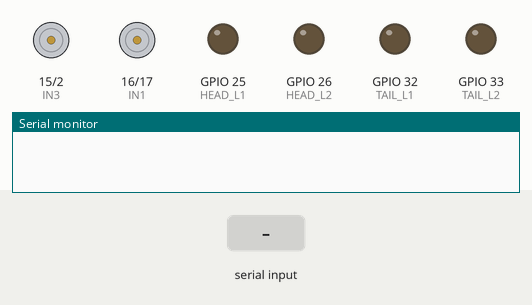
Recording of a sketch running on a simulated ESP32. On the bench: motor-driver pin pairs drawn as motors (green arrow = first pin HIGH = forward, orange = second pin HIGH = backward, longer = more drive), output pins drawn as LEDs (lit = HIGH), the last lines printed to the serial monitor. The inputs (shaded band) are chosen by the test bench. Nothing arrives over Bluetooth unless stated.

Above: at 1.2 s.
1.3 s: "U" received over the second serial link
At 1.8 s:
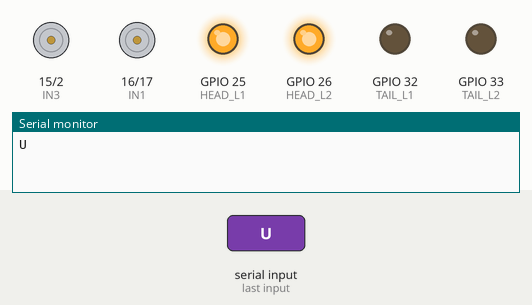
2.8 s: "W" received over the second serial link
At 4.0 s:
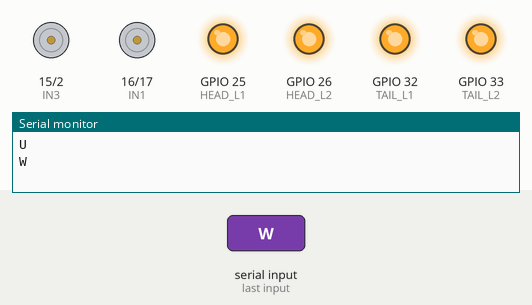
4.3 s: "u" received over the second serial link
At 5.2 s:
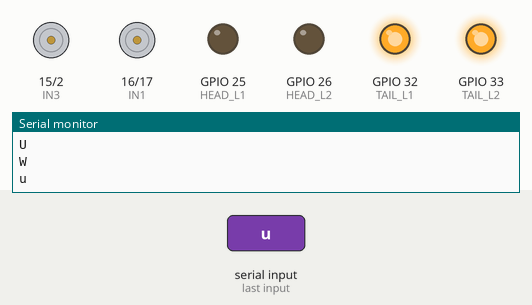
5.8 s: "F" received over the second serial link
At 6.4 s:
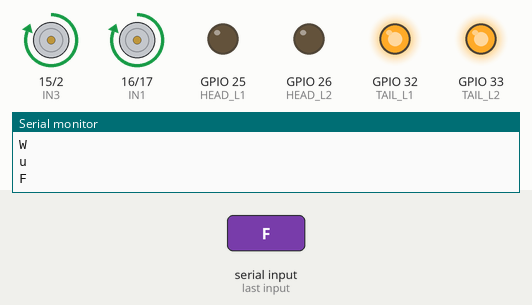
7.3 s: "w" received over the second serial link
At 8.5 s:
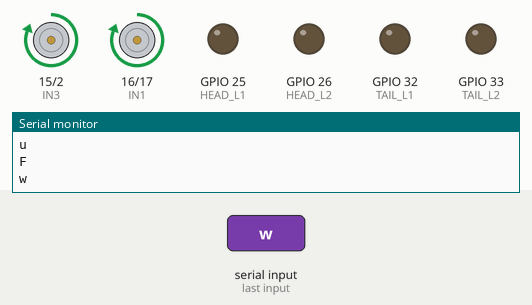
8.8 s: "B" received over the second serial link
At 9.9 s:
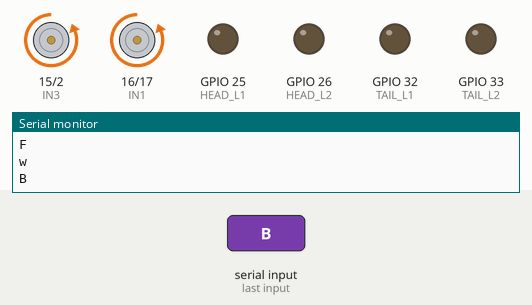
Timing chart, 0 to 11.3 s (numbered marks = the images above; inputs shaded):
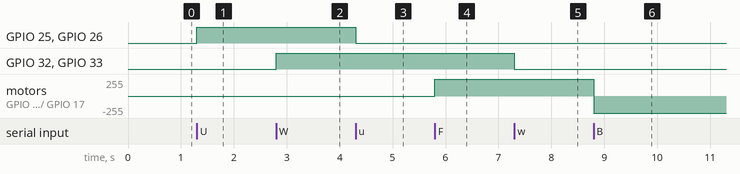

The sketch:

Alpha_ESP32_BT_Car.ino
```cpp
#include "BluetoothSerial.h"

// =====================
// Alpha ESP32 Car
// =====================

// Left Motor
int IN1 = 16;
int IN2 = 17;

// Right Motor
int IN3 = 15;
int IN4 = 2;

// Headlights
int HEAD_L1 = 25;
int HEAD_L2 = 26;

// Tail Lights (RENAMED — B1 is reserved!)
int TAIL_L1 = 32;
int TAIL_L2 = 33;

// Ultrasonic Pins (not used yet)
int trig = 12;
int echo = 14;

//Status LED
int NRF_ST = 35;
int ST_LED = 27;

BluetoothSerial SerialBT;
char SBT;

// =====================
// MOTOR FUNCTIONS
// =====================

void moveForward() {
  digitalWrite(IN1, HIGH);
  digitalWrite(IN2, LOW);
  digitalWrite(IN3, HIGH);
  digitalWrite(IN4, LOW);
}

void moveBackward() {
  digitalWrite(IN1, LOW);
  digitalWrite(IN2, HIGH);
  digitalWrite(IN3, LOW);
  digitalWrite(IN4, HIGH);
}

void turnLeft() {
  digitalWrite(IN1, LOW);
  digitalWrite(IN2, HIGH);
  digitalWrite(IN3, HIGH);
  digitalWrite(IN4, LOW);
}

void turnRight() {
  digitalWrite(IN1, HIGH);
  digitalWrite(IN2, LOW);
  digitalWrite(IN3, LOW);
  digitalWrite(IN4, HIGH);
}

void stopCar() {
  digitalWrite(IN1, LOW);
  digitalWrite(IN2, LOW);
  digitalWrite(IN3, LOW);
  digitalWrite(IN4, LOW);
}

// =====================
// LIGHT FUNCTIONS
// =====================

void headLightsOn() {
  digitalWrite(HEAD_L1, HIGH);
  digitalWrite(HEAD_L2, HIGH);
}

void headLightsOff() {
  digitalWrite(HEAD_L1, LOW);
  digitalWrite(HEAD_L2, LOW);
}

void tailLightsOn() {
  digitalWrite(TAIL_L1, HIGH);
  digitalWrite(TAIL_L2, HIGH);
}

void tailLightsOff() {
  digitalWrite(TAIL_L1, LOW);
  digitalWrite(TAIL_L2, LOW);
}

void lights(char data)
{
  switch (data){
    case 'U' :   digitalWrite(HEAD_L1, HIGH);digitalWrite(HEAD_L2, HIGH); break;
    case 'u' :   digitalWrite(HEAD_L2, LOW);digitalWrite(HEAD_L2, LOW); break;
    case 'W' :   digitalWrite(TAIL_L1, HIGH);digitalWrite(TAIL_L2, HIGH); break;
    case 'w' :   digitalWrite(TAIL_L2, LOW);digitalWrite(TAIL_L2, LOW); break;
    default : break;
  }
}

// =====================
// SETUP
// =====================

void setup() {
  Serial.begin(115200);
  SerialBT.begin("ESP32_Car");

  pinMode(IN1, OUTPUT);
  pinMode(IN2, OUTPUT);
  pinMode(IN3, OUTPUT);
  pinMode(IN4, OUTPUT);

  pinMode(HEAD_L1, OUTPUT);
  pinMode(HEAD_L2, OUTPUT);
  pinMode(TAIL_L1, OUTPUT);
  pinMode(TAIL_L2, OUTPUT);

  pinMode(trig, OUTPUT);
  pinMode(echo, INPUT);

  stopCar();
}

// =====================
// LOOP
// =====================

void loop() {
  if (SerialBT.available()) {
    SBT = SerialBT.read();
    Serial.println(SBT);

    switch (SBT) {
      case 'F': moveForward(); break;
      case 'B': moveBackward(); break;
      case 'L': turnLeft(); break;
      case 'R': turnRight(); break;
      case 'S': stopCar(); break;
      case 'U': headLightsOn(); break;
      case 'u': headLightsOff(); break;
      case 'W': tailLightsOn(); break;
      case 'w': tailLightsOff(); break;
      default: break;
    }
  }
}
```

Measured:
- after the input at 1.3 s, GPIO 25 (HEAD_L1), GPIO 26 (HEAD_L2): LOW → HIGH at once
- after the input at 2.8 s, GPIO 32 (TAIL_L1), GPIO 33 (TAIL_L2): LOW → HIGH at once
- after the input at 4.3 s, GPIO 25 (HEAD_L1), GPIO 26 (HEAD_L2): HIGH → LOW at once
- after the input at 5.8 s, motor on GPIO 15 (IN3) / GPIO 2 (IN4), motor on GPIO 16 (IN1) / GPIO 17 (IN2): stopped → forward 255/255 at once
- after the input at 7.3 s, GPIO 32 (TAIL_L1), GPIO 33 (TAIL_L2): HIGH → LOW at once
- after the input at 8.8 s, motor on GPIO 15 (IN3) / GPIO 2 (IN4), motor on GPIO 16 (IN1) / GPIO 17 (IN2): forward 255/255 → backward 255/255 at once
